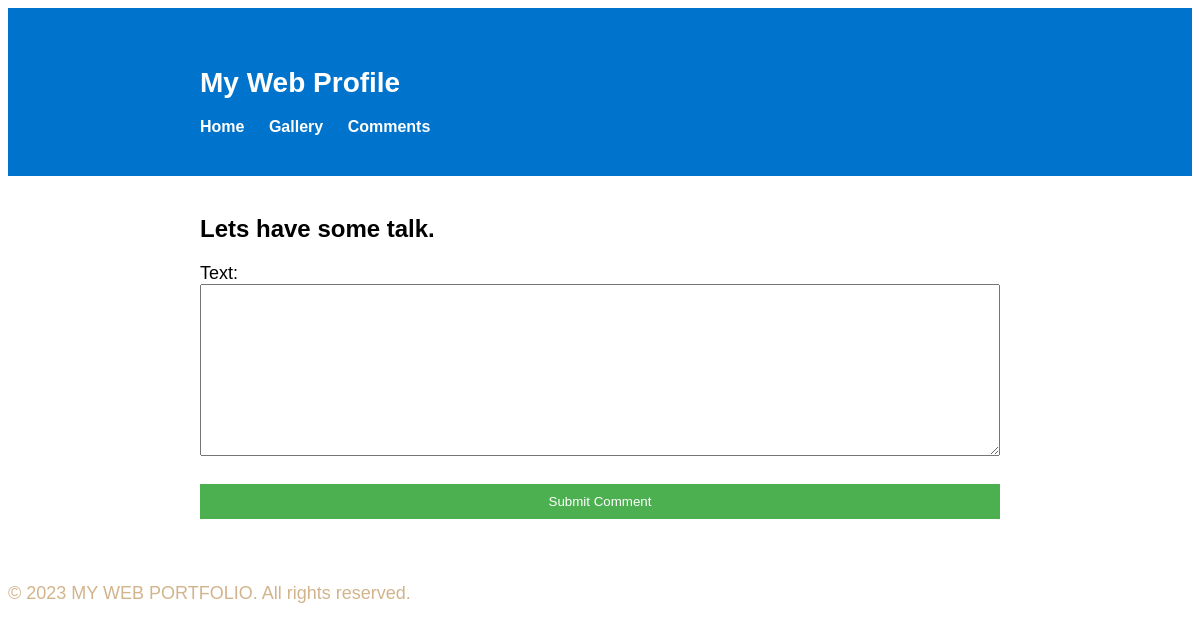
Page /comments/ on the earlier database version.
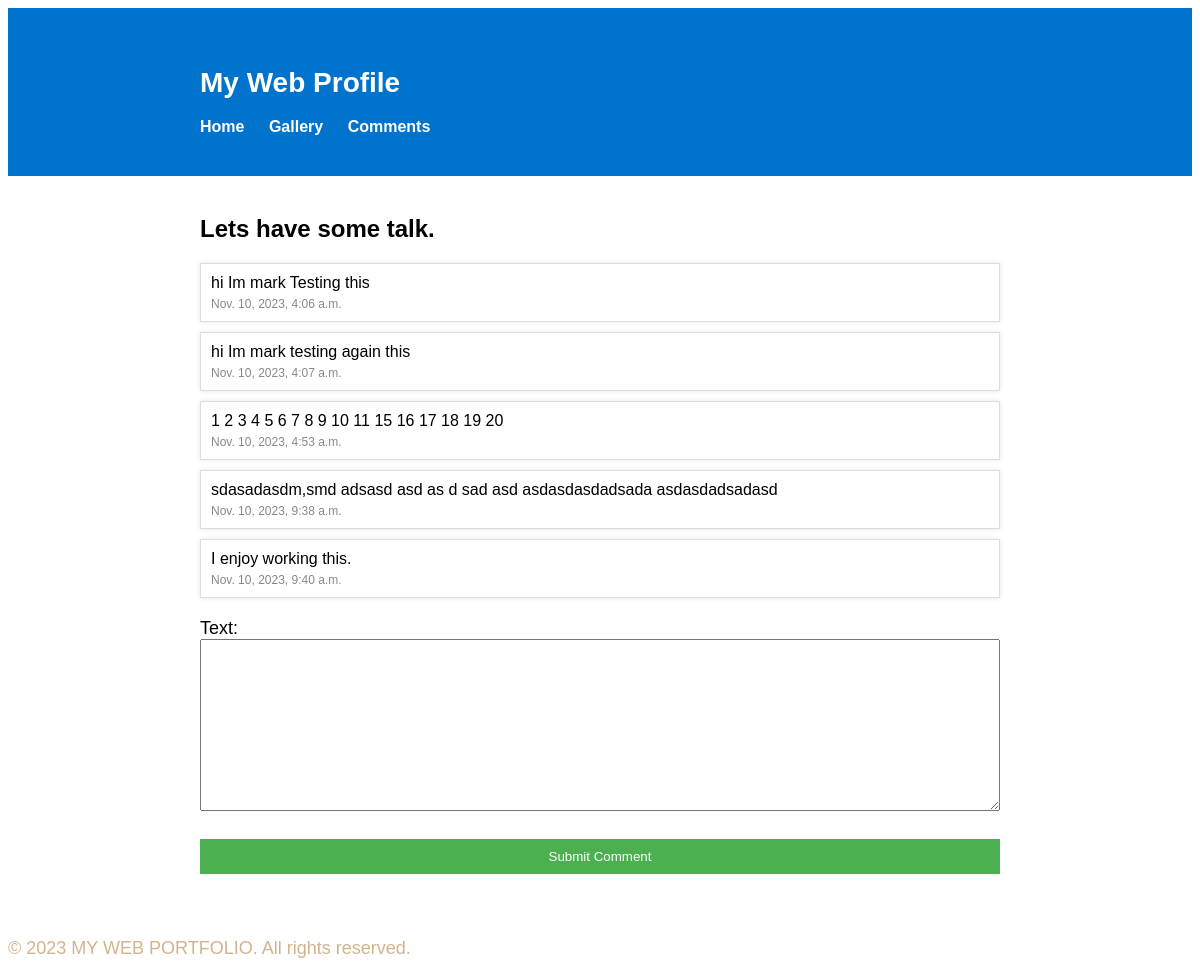
Same page on the later database version.
### comments/models.py (models this page shows, shortened)
class Comment(models.Model):
    text = models.TextField()
    timestamp = models.DateTimeField(auto_now_add=True)

### comments/views.py (the view)
# urls.py: path('', views.comments, name='comments'),
def comments(request):
    comments_list = Comment.objects.all()
    form = CommentForm()
    if request.method == 'POST':
        form = CommentForm(request.POST)
        if form.is_valid():
            form.save()
            return redirect('comments')
    return render(request, 'comment.html', {'comments_list': comments_list, 'form': form})

### comments/forms.py
class CommentForm(forms.ModelForm):
    class Meta:
        model = Comment
        fields = ['text']

### templates/comment.html (shortened to what this page needs)
{% extends 'base.html' %}
{% load static %}
{% block content %}
    <link rel="stylesheet" type="text/css" href="{% static 'comments_styles.css' %}">
    <h2>Lets have some talk.</h2>
    <div>
        {% for comment in comments_list %}
            <div class="comment">
                <p>{{ comment.text }}</p>
                <span class="timestamp">{{ comment.timestamp }}</span>
            </div>
        {% endfor %}
    </div>
        <form method="post" action="{% url 'comments' %}">
            {{ form.as_p }}
            <button type="submit">Submit Comment</button>
        </form>
    </div>
{% endblock %}

### templates/base.html (shortened to what this page needs)
<html lang="en">
<head>
    {% load static %}
    <link rel="stylesheet" type="text/css" href="https://cdnjs.cloudflare.com/ajax/libs/magnific-popup.js/1.1.0/magnific-popup.min.css">
    <link rel="stylesheet" href="{% static 'styles.css' %}">
</head>
    <body>
        {% include 'header.html' %}
        <div class="container">
            {% block content %}{% endblock %}
        {% include 'footer.html' %}
    </body>
</html>

### templates/header.html
<header>
    <div class="container">
        <h1>My Web Profile</h1>
        <ul class="menu">
            <li><a href="/">Home</a></li>
            <li><a href="/gallery">Gallery</a></li>
            <li><a href="/comments">Comments</a></li>
        </ul>
    </div>
</header>

### templates/footer.html (shortened to what this page needs)
<footer class = "ftr">
    <p>&copy; 2023 MY WEB PORTFOLIO. All rights reserved.</p>
</footer>

### static/styles.css (style rules this page uses)
body { font-family: Arial, sans-serif; background-size: cover; background-position: center; background-repeat: no-repeat; }
header { background-color: #0074cc; color: #fff; padding: 20px; }
.container { max-width: 800px; margin: 0 auto; padding: 20px; }
h1 { font-size: 28px; }
p { font-size: 18px; }
ul.menu { list-style-type: none; padding: 0; margin: 0; }
ul.menu li { display: inline; margin-right: 20px; }
ul.menu li a { text-decoration: none; color: #fff; font-weight: bold; }

### static/comments_styles.css (style rules this page uses)
.comment { border: 1px solid #ddd; margin: 10px 0; padding: 10px; background-color: #fff; box-shadow: 0 0 5px rgba(0, 0, 0, 0.1); }
.comment p { margin: 0; font-size: 16px; }
.timestamp { display: block; color: #888; font-size: 12px; margin-top: 5px; }
form { margin-top: 20px; }
form input, form textarea, form button { width: 100%; margin-bottom: 10px; padding: 10px; box-sizing: border-box; }
form button { background-color: #4caf50; color: #fff; border: none; cursor: pointer; }

### templates/footer.html (style rules this page uses)
.ftr { color: #d2b48c; }

Differences in the rows shown:
added Comment: text "hi Im mark Testing this", timestamp "Nov. 10, 2023, 4:06 a.m."
added Comment: text "hi Im mark testing again this", timestamp "Nov. 10, 2023, 4:07 a.m."
added Comment: text "1 2 3 4 5 6 7 8 9 10 11 15 16 17 18 19 20", timestamp "Nov. 10, 2023, 4:53 a.m."
added Comment: text "sdasadasdm,smd adsasd asd as d sad asd asdasdasdadsada asdasdadsadasd", timestamp "Nov. 10, 2023, 9:38 a.m."
added Comment: text "I enjoy working this.", timestamp "Nov. 10, 2023, 9:40 a.m."
